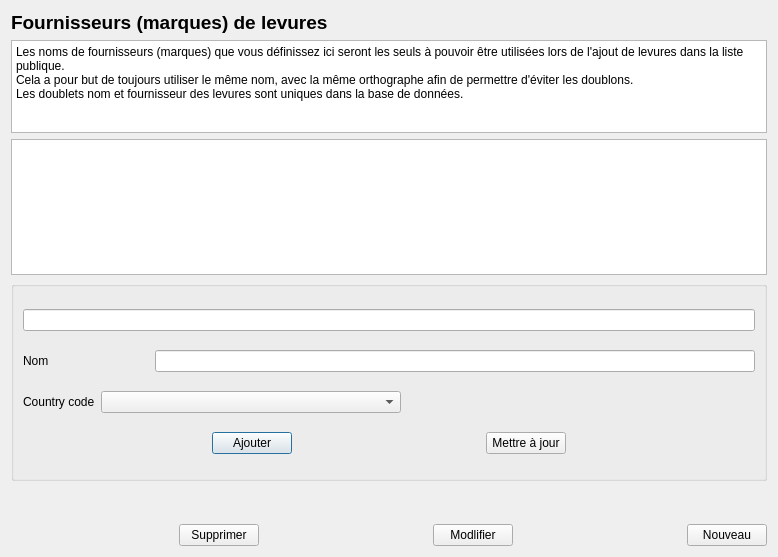
<?xml version="1.0" encoding="UTF-8"?>
<ui version="4.0">
 <class>BrandDialog</class>
 <widget class="QDialog" name="BrandDialog">
  <property name="windowModality">
   <enum>Qt::ApplicationModal</enum>
  </property>
  <property name="geometry">
   <rect>
    <x>0</x>
    <y>0</y>
    <width>778</width>
    <height>557</height>
   </rect>
  </property>
  <property name="minimumSize">
   <size>
    <width>0</width>
    <height>200</height>
   </size>
  </property>
  <property name="windowTitle">
   <string>Bière : marques de levures</string>
  </property>
  <layout class="QVBoxLayout" name="verticalLayout">
   <item>
    <widget class="QLabel" name="label">
     <property name="font">
      <font>
       <pointsize>14</pointsize>
       <bold>true</bold>
      </font>
     </property>
     <property name="text">
      <string>Fournisseurs (marques) de levures</string>
     </property>
    </widget>
   </item>
   <item>
    <widget class="QPlainTextEdit" name="introTextEdit">
     <property name="maximumSize">
      <size>
       <width>16777215</width>
       <height>150</height>
      </size>
     </property>
     <property name="readOnly">
      <bool>true</bool>
     </property>
     <property name="plainText">
      <string>Les noms de fournisseurs (marques) que vous définissez ici seront les seuls à pouvoir être utilisées lors de l'ajout de levures dans la liste publique.
Cela a pour but de toujours utiliser le même nom, avec la même orthographe afin de permettre d'éviter les doublons.
Les doublets nom et fournisseur des levures sont uniques dans la base de données. 
</string>
     </property>
    </widget>
   </item>
   <item>
    <widget class="QListView" name="listView"/>
   </item>
   <item>
    <widget class="QGroupBox" name="groupBox">
     <property name="minimumSize">
      <size>
       <width>0</width>
       <height>200</height>
      </size>
     </property>
     <property name="maximumSize">
      <size>
       <width>16777215</width>
       <height>300</height>
      </size>
     </property>
     <property name="title">
      <string/>
     </property>
     <layout class="QVBoxLayout" name="verticalLayout_2">
      <item>
       <widget class="QLineEdit" name="idEdit"/>
      </item>
      <item>
       <layout class="QHBoxLayout" name="horizontalLayout">
        <item>
         <widget class="QLabel" name="labelName">
          <property name="text">
           <string>Nom</string>
          </property>
         </widget>
        </item>
        <item>
         <widget class="QLineEdit" name="nameEdit">
          <property name="minimumSize">
           <size>
            <width>600</width>
            <height>0</height>
           </size>
          </property>
          <property name="maximumSize">
           <size>
            <width>600</width>
            <height>16777215</height>
           </size>
          </property>
         </widget>
        </item>
       </layout>
      </item>
      <item>
       <layout class="QHBoxLayout" name="horizontalLayout_2">
        <item>
         <widget class="QLabel" name="labelCode">
          <property name="maximumSize">
           <size>
            <width>150</width>
            <height>16777215</height>
           </size>
          </property>
          <property name="text">
           <string>Country code</string>
          </property>
         </widget>
        </item>
        <item>
         <widget class="QComboBox" name="codeCombo">
          <property name="minimumSize">
           <size>
            <width>300</width>
            <height>0</height>
           </size>
          </property>
         </widget>
        </item>
        <item>
         <spacer name="horizontalSpacer_3">
          <property name="orientation">
           <enum>Qt::Horizontal</enum>
          </property>
          <property name="sizeHint" stdset="0">
           <size>
            <width>40</width>
            <height>20</height>
           </size>
          </property>
         </spacer>
        </item>
       </layout>
      </item>
      <item>
       <layout class="QHBoxLayout" name="horizontalLayout_3">
        <item>
         <spacer name="horizontalSpacer">
          <property name="orientation">
           <enum>Qt::Horizontal</enum>
          </property>
          <property name="sizeHint" stdset="0">
           <size>
            <width>40</width>
            <height>20</height>
           </size>
          </property>
         </spacer>
        </item>
        <item>
         <widget class="QPushButton" name="addButton">
          <property name="maximumSize">
           <size>
            <width>100</width>
            <height>16777215</height>
           </size>
          </property>
          <property name="text">
           <string>Ajouter</string>
          </property>
         </widget>
        </item>
        <item>
         <spacer name="horizontalSpacer_2">
          <property name="orientation">
           <enum>Qt::Horizontal</enum>
          </property>
          <property name="sizeHint" stdset="0">
           <size>
            <width>40</width>
            <height>20</height>
           </size>
          </property>
         </spacer>
        </item>
        <item>
         <widget class="QPushButton" name="updateButton">
          <property name="text">
           <string>Mettre à jour</string>
          </property>
         </widget>
        </item>
        <item>
         <spacer name="horizontalSpacer_7">
          <property name="orientation">
           <enum>Qt::Horizontal</enum>
          </property>
          <property name="sizeHint" stdset="0">
           <size>
            <width>40</width>
            <height>20</height>
           </size>
          </property>
         </spacer>
        </item>
       </layout>
      </item>
     </layout>
    </widget>
   </item>
   <item>
    <spacer name="verticalSpacer">
     <property name="orientation">
      <enum>Qt::Vertical</enum>
     </property>
     <property name="sizeType">
      <enum>QSizePolicy::Maximum</enum>
     </property>
     <property name="sizeHint" stdset="0">
      <size>
       <width>20</width>
       <height>74</height>
      </size>
     </property>
    </spacer>
   </item>
   <item>
    <widget class="QLabel" name="labelMessage">
     <property name="minimumSize">
      <size>
       <width>50</width>
       <height>0</height>
      </size>
     </property>
     <property name="text">
      <string/>
     </property>
    </widget>
   </item>
   <item>
    <layout class="QHBoxLayout" name="horizontalLayout_4">
     <item>
      <spacer name="horizontalSpacer_4">
       <property name="orientation">
        <enum>Qt::Horizontal</enum>
       </property>
       <property name="sizeHint" stdset="0">
        <size>
         <width>40</width>
         <height>20</height>
        </size>
       </property>
      </spacer>
     </item>
     <item>
      <widget class="QPushButton" name="deleteButton">
       <property name="text">
        <string>Supprimer</string>
       </property>
      </widget>
     </item>
     <item>
      <spacer name="horizontalSpacer_5">
       <property name="orientation">
        <enum>Qt::Horizontal</enum>
       </property>
       <property name="sizeHint" stdset="0">
        <size>
         <width>40</width>
         <height>20</height>
        </size>
       </property>
      </spacer>
     </item>
     <item>
      <widget class="QPushButton" name="editButton">
       <property name="text">
        <string>Modlifier</string>
       </property>
      </widget>
     </item>
     <item>
      <spacer name="horizontalSpacer_6">
       <property name="orientation">
        <enum>Qt::Horizontal</enum>
       </property>
       <property name="sizeHint" stdset="0">
        <size>
         <width>40</width>
         <height>20</height>
        </size>
       </property>
      </spacer>
     </item>
     <item>
      <widget class="QPushButton" name="newButton">
       <property name="text">
        <string>Nouveau</string>
       </property>
      </widget>
     </item>
    </layout>
   </item>
  </layout>
 </widget>
 <resources/>
 <connections/>
</ui>
